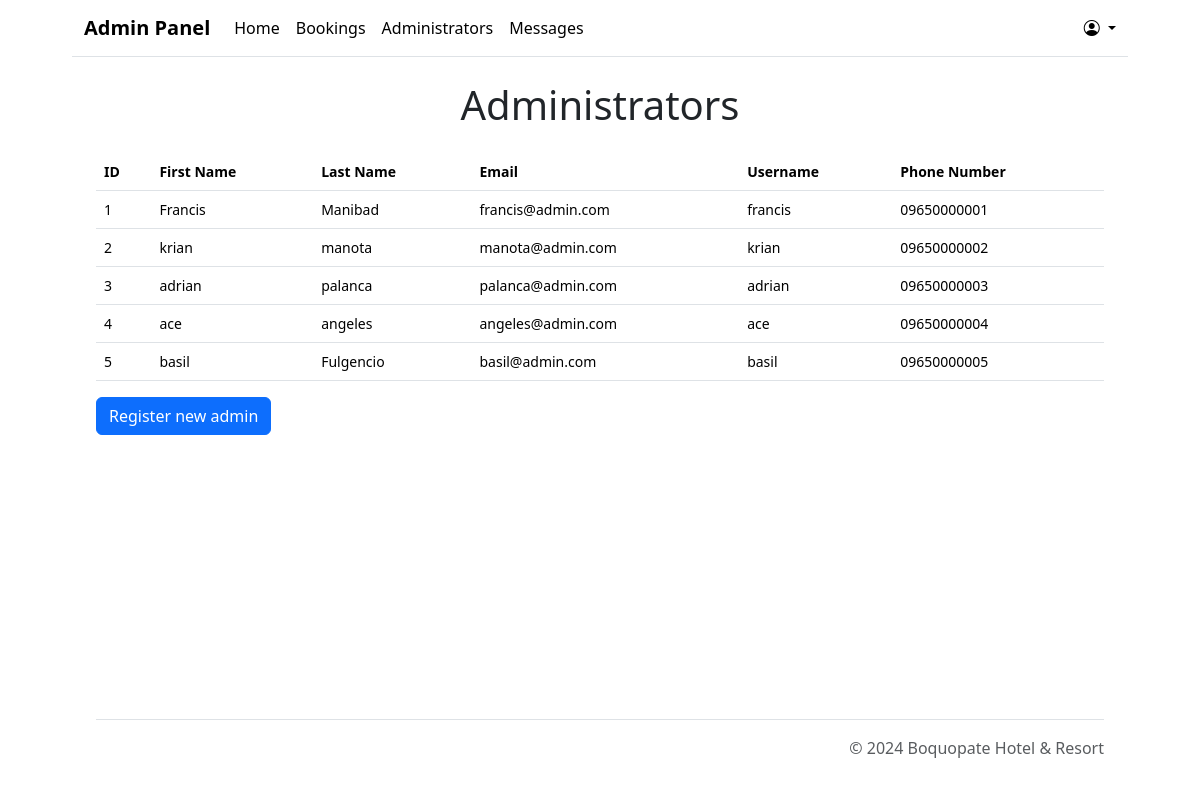
Page /admin/admins.php (signed in) on the committed database.
### tables this page shows
CREATE TABLE Users (
    id INT AUTO_INCREMENT PRIMARY KEY,
    first_name VARCHAR(100) NOT NULL,
    last_name VARCHAR(100) NOT NULL,
    username VARCHAR(100) NOT NULL,
    email VARCHAR(255) UNIQUE NOT NULL,
    password VARCHAR(255) NOT NULL,
    phone_number VARCHAR(20),
    is_admin BOOLEAN NOT NULL DEFAULT FALSE,
    created_at DATETIME DEFAULT CURRENT_TIMESTAMP,
    updated_at DATETIME DEFAULT CURRENT_TIMESTAMP ON UPDATE CURRENT_TIMESTAMP
);

### admin/admins.php (the view, shortened to what this page needs)
<?php
include '../shared/connect.php';
$select_users = $conn->prepare("
SELECT
  users.id,
  users.first_name,
  users.last_name,
  users.email,
  users.username,
  users.phone_number
FROM
  users
WHERE is_admin = ?
");
$select_users->execute([true]);
$table_body = '';
if ($select_users->rowCount() > 0) {
  while ($user = $select_users->fetch(PDO::FETCH_ASSOC)) {
    $table_body .= <<<HTML
      <tr>
        <td class="align-middle">{$user['id']}</td>
        <td class="align-middle">{$user['first_name']}</td>
        <td class="align-middle">{$user['last_name']}</td>
        <td class="align-middle">{$user['email']}</td>
        <td class="align-middle">{$user['username']}</td>
        <td class="align-middle">{$user['phone_number']}</td>
      </tr>
    HTML;
  }
} else {
  $table_body = '<p>No adminstrators!</p>';
}
$content = <<<HTML
  <div class="container">
   <h1 class="display-6 text-center my-4">Administrators</h1>
  <div class="table-responsive small">
    <table class="table table-md">
      <thead>
        <tr>
        <th scope="col">ID</th>
        <th scope="col">First Name</th>
        <th scope="col">Last Name</th>
        <th scope="col">Email</th>
        <th scope="col">Username</th>
        <th scope="col">Phone Number</th>
        </tr>
      </thead>
      <tbody>$table_body</tbody>
    </table>
    <a href="register.php" class="btn btn-primary">
        Register new admin
      </a>
  </div>
  </div>
HTML;
include 'template.php';

### admin/template.php (shortened to what this page needs)
<!DOCTYPE html>
<html lang="en">
<head>
  <link href="https://cdn.jsdelivr.net/npm/bootstrap@5.3.3/dist/css/bootstrap.min.css" rel="stylesheet"
>
  <link href="https://cdn.jsdelivr.net/npm/bootstrap-icons@1.10.5/font/bootstrap-icons.min.css" rel="stylesheet">
</head>
<body class="parent-container container-fluid d-flex flex-column justify-content-between">
  <div>
    <?php include 'components/header.php'; ?>
    <main class="container">
      <?php echo isset($content) ? $content : ''; ?>
    </main>
  </div>
  <?php include 'components/footer.php'; ?>
</body>
</html>

### admin/components/header.php (shortened to what this page needs)
<header class="border-bottom">
  <div class="container">
    <navbar class="navbar navbar-expand-lg d-flex align-items-center justify-content-between">
      <a class="navbar-brand fw-bold" href="index.php">Admin Panel</a>
      <div class="collapse navbar-collapse justify-content-lg-end" id="navbar-toggler">
        <div
          class="d-flex align-items-start align-items-lg-center flex-column flex-lg-row flex-lg-grow-1 justify-content-lg-between gap-4">
          <ul class="nav flex-column flex-lg-row justify-content-center">
            <li><a href="index.php" class="nav-link px-2 link-body-emphasis">Home</a></li>
            <li><a href="bookings.php" class="nav-link px-2 link-body-emphasis">Bookings</a></li>
            <li><a href="admins.php" class="nav-link px-2 link-body-emphasis">Administrators</a></li>
            <li><a href="messages.php" class="nav-link px-2 link-body-emphasis">Messages</a></li>
          </ul>
          <div class="dropdown text-start d-none d-lg-inline">
            <a href="#" class="d-block link-body-emphasis text-decoration-none dropdown-toggle"
              data-bs-toggle="dropdown" aria-expanded="false">
              <i class="bi bi-person-circle"></i>
            </a>
          </div>
        </div>
      </div>
    </navbar>
  </div>
</header>

### admin/components/footer.php
<footer class="container">
  <div class="container">
    <footer class="d-flex flex-wrap justify-content-end align-items-center py-3 my-4 border-top">
      <span class="mb-3 mb-md-0 text-body-secondary">© 2024 Boquopate Hotel & Resort</span>
    </footer>
  </div>
</footer>

### admin/template.php (style rules this page uses)
.parent-container { max-width: 1080px; height: 100vh; }

### rows in the picture
users: id "1", first_name "Francis", last_name "Manibad", email "francis@admin.com", username "francis", phone_number "09650000001"
users: id "2", first_name "krian", last_name "manota", email "manota@admin.com", username "krian", phone_number "09650000002"
users: id "3", first_name "adrian", last_name "palanca", email "palanca@admin.com", username "adrian", phone_number "09650000003"
users: id "4", first_name "ace", last_name "angeles", email "angeles@admin.com", username "ace", phone_number "09650000004"
users: id "5", first_name "basil", last_name "Fulgencio", email "basil@admin.com", username "basil", phone_number "09650000005"
